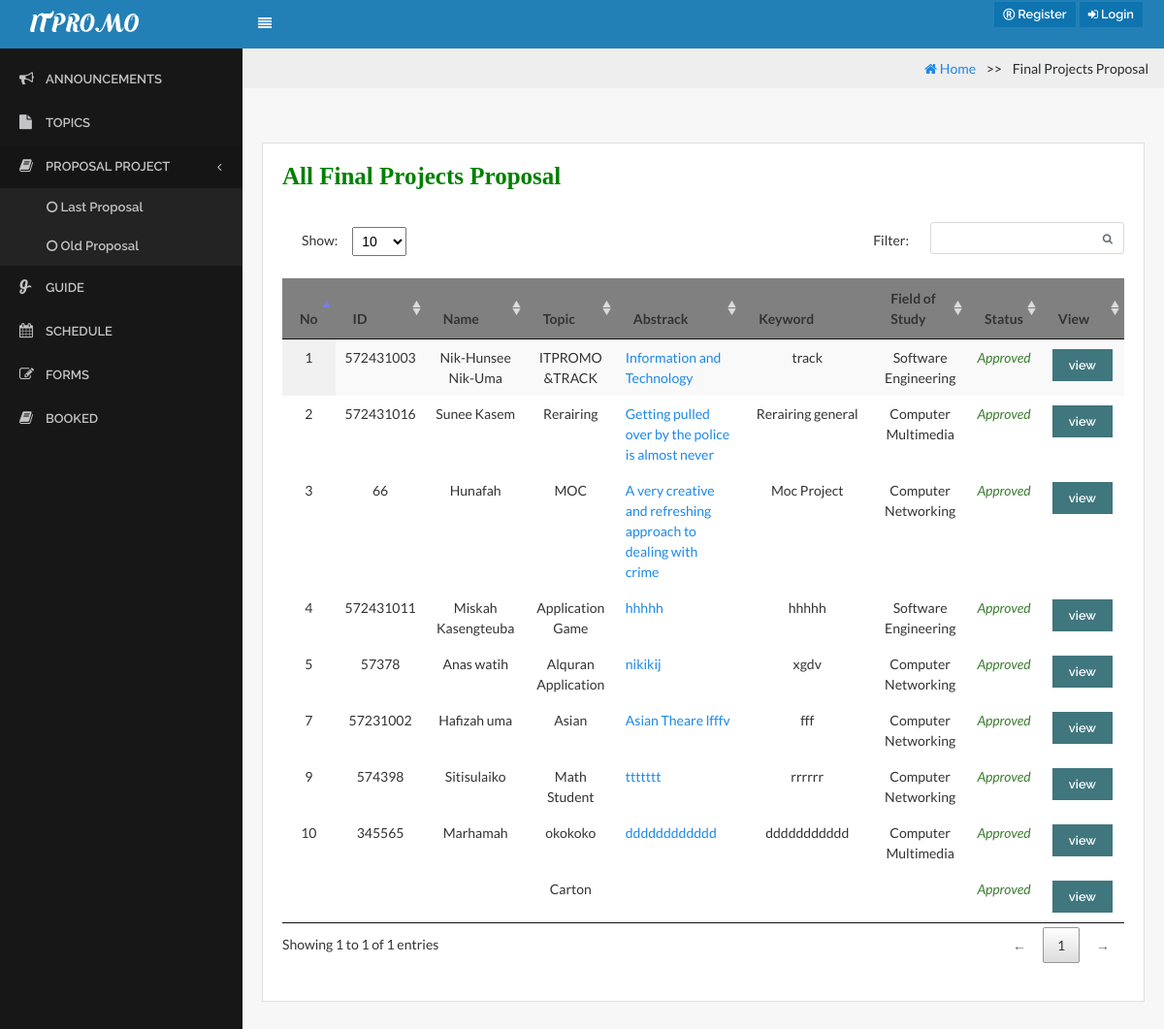
Before: /?page=proposal_project with the older database file.
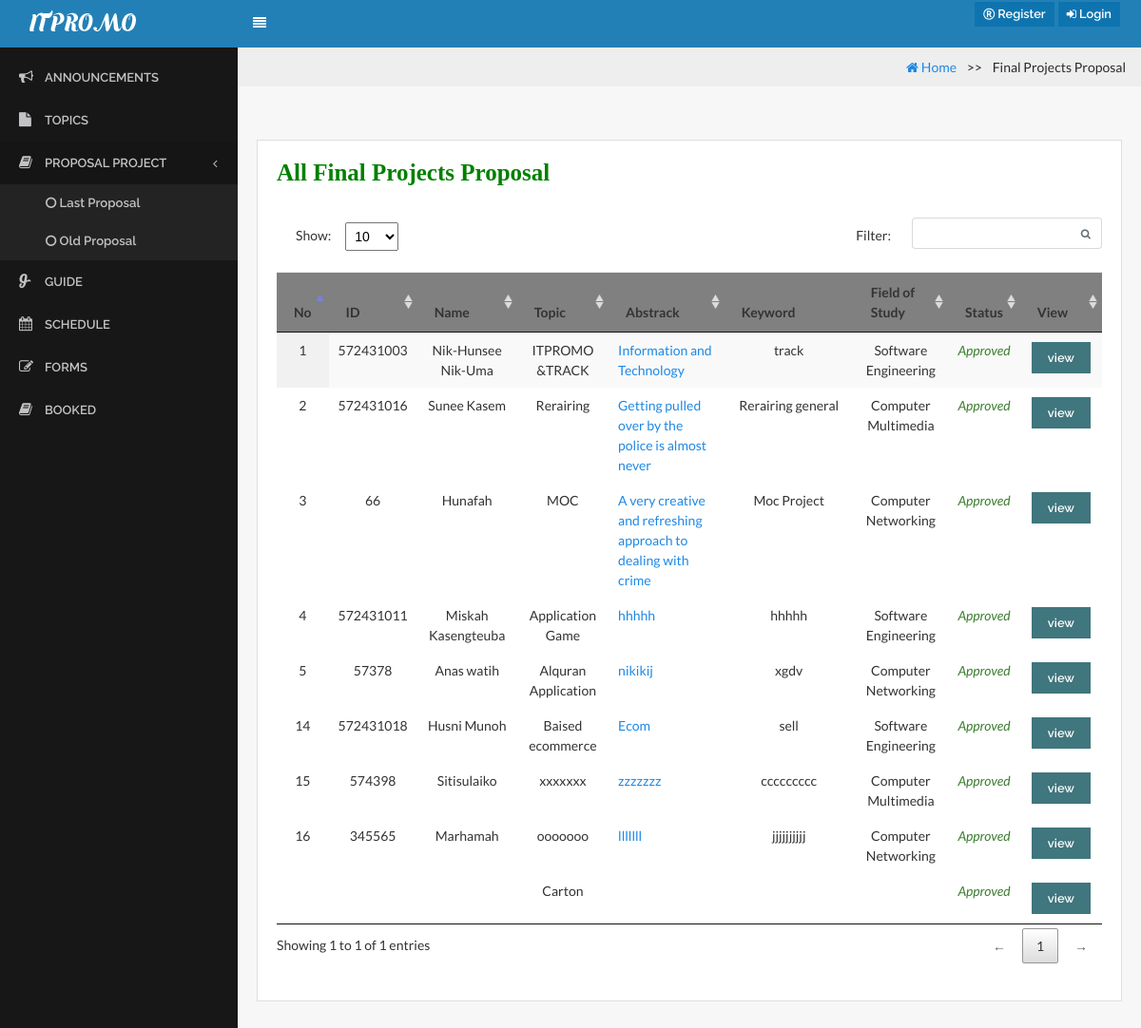
After: the same page with the newer database file.
### tables this page shows
CREATE TABLE `topic_project` (
  `topic_id` int(11) NOT NULL,
  `topic_topic` varchar(255) NOT NULL,
  `topic_abstrack` varchar(255) NOT NULL,
  `topic_keyword` varchar(255) NOT NULL,
  `topic_fieldstudy` enum('1','2','3') NOT NULL COMMENT '1=Software Engineering, 2=Computer Multimedia, 3=Computer Networking',
  `topic_years` date NOT NULL,
  `status` enum('1','2') NOT NULL COMMENT '1=Approve,2=Not Approve',
  `advisergroup_id` int(20) NOT NULL,
  `Student_name` varchar(255) NOT NULL,
  `member_idcard` int(20) NOT NULL,
  `adviser` varchar(255) NOT NULL,
  `position` enum('Admin','Student') NOT NULL COMMENT '1=Admin,2=Student'
);

CREATE TABLE `advisergroup` (
  `advisergroup_id` int(11) NOT NULL,
  `advisergroup_topic` varchar(255) DEFAULT NULL,
  `advisergroup_status` enum('0','w','1') NOT NULL DEFAULT 'w',
  `member_id` int(11) NOT NULL,
  `group_id` int(11) NOT NULL
);

### proposal_project.php (the view, shortened to what this page needs)
<!DOCTYPE html>
<html>
<head>
</head>
<body>
<ul class="breadcrumb">
  <li><a href="index.php"><i class="fa fa-home"></i> Home</a></li>
  <li class="active">Final Projects Proposal</li>
</ul>
<div class="content">
                     <div class="row">
                        <div class="col-lg-12">
                            <div class="card">
                                <div class="card-block">
                                   <h6 class="card-title text-bold">All Final Projects Proposal</h6></b>
   <?php
$strSQL = "SELECT advisergroup.*,  topic_project.advisergroup_id, advisergroup.advisergroup_status,advisergroup.advisergroup_topic,advisergroup.group_id,topic_project.Student_name,topic_project.member_idcard,topic_project.topic_abstrack,topic_project.topic_keyword ,topic_project.topic_years,topic_project.topic_fieldstudy,topic_project.status FROM advisergroup
          LEFT JOIN topic_project ON advisergroup.advisergroup_id = topic_project.advisergroup_id
        LEFT JOIN member ON advisergroup.member_id = member.member_id
        WHERE advisergroup.group_id ";
              ?>
      <table class="display datatable table table-stripped" cellspacing="0" width="100%">
          <thead bgcolor="gray">
             <tr>
                        <th>No</th>
                        <th>ID</th>
                        <th>Name</th>
                      <th>Topic</th>
                      <th>Abstrack</th>
                      <th>Keyword</th>
                      <th>Field of Study</th>
                      <th>Status</th>
                                               <th>View</th>
                 </tr>
               </thead>
 <?php
     if($result = $db->query($strSQL)){
             while($objResult = $result->fetch_object()){
            ?>
           <tbody>
            <tr>
                     <td class="text-center"><?php echo $objResult->advisergroup_id; ?></td>
                     <td class="text-center"><?php echo $objResult->member_idcard; ?></td>
                     <td class="text-center"><?php echo $objResult->Student_name; ?></td>
                    <td class="text-center"><?php echo $objResult->advisergroup_topic; ?></td>
  <td><a href="#" name="view" value="view" id="<?php echo $objResult->advisergroup_id; ?>" class=" view_data"><?php echo $objResult->topic_abstrack; ?></a></td>
                     <td class="text-center"><?php echo $objResult->topic_keyword ?></td>
                <td class="text-center"><?php echo fieldstudy($objResult->topic_fieldstudy); ?></td>
                 <td class="text-center"><?php echo status($objResult->status); ?></td>
                 <td><input type="button" name="view" value="view" id="<?php echo $objResult->advisergroup_id; ?>" class="btn btn-info btn-xs view_data" /></td>
                    </tr>
  <?php
    }
               }
                   ?>
                                        </tbody>
                                    </table>
                                </div>
                            </div>
                        </div>
                    </div>
                </div>
   </html>

### menu/function.php (shortened to what this page needs)
<?php
function status($status){
	if($status != "0"){
		return "<span class='text-success'><i>Approved</i></span>";
	}else{
		return "<span class='text-danger'><i>Not Approved</i></span>";
	}
}
function fieldstudy($fieldstudy){
	if($fieldstudy == "1"){
		return "Software Engineering";
	}else if($fieldstudy == "2"){
	return "Computer Multimedia";
	}else if($fieldstudy == "3"){
			return "Computer Networking";
	}
}
?>

Changed rows visible on the page:
removed topic_project: advisergroup "7", member_idcard "57231002", Student_name "Hafizah uma", advisergroup.advisergroup_topic "Asian", topic_abstrack "Asian Theare lfffv", topic_keyword "fff", topic_fieldstudy "Computer Networking", status "Approved"
removed topic_project: advisergroup "9", member_idcard "574398", Student_name "Sitisulaiko", advisergroup.advisergroup_topic "Math Student", topic_abstrack "ttttttt", topic_keyword "rrrrrr", topic_fieldstudy "Computer Networking", status "Approved"
removed topic_project: advisergroup "10", member_idcard "345565", Student_name "Marhamah", advisergroup.advisergroup_topic "okokoko", topic_abstrack "dddddddddddd", topic_keyword "ddddddddddd", topic_fieldstudy "Computer Multimedia", status "Approved"
added topic_project: advisergroup "14", member_idcard "572431018", Student_name "Husni Munoh", advisergroup.advisergroup_topic "Baised ecommerce", topic_abstrack "Ecom", topic_keyword "sell", topic_fieldstudy "Software Engineering", status "Approved"
added topic_project: advisergroup "15", member_idcard "574398", Student_name "Sitisulaiko", advisergroup.advisergroup_topic "xxxxxxx", topic_abstrack "zzzzzzz", topic_keyword "ccccccccc", topic_fieldstudy "Computer Multimedia", status "Approved"
added topic_project: advisergroup "16", member_idcard "345565", Student_name "Marhamah", advisergroup.advisergroup_topic "ooooooo", topic_abstrack "lllllll", topic_keyword "jjjjjjjjjj", topic_fieldstudy "Computer Networking", status "Approved"
